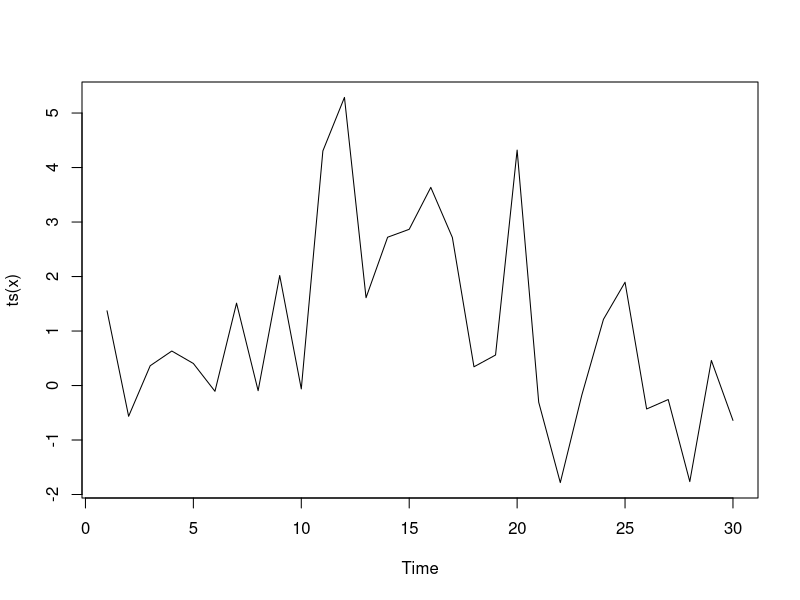
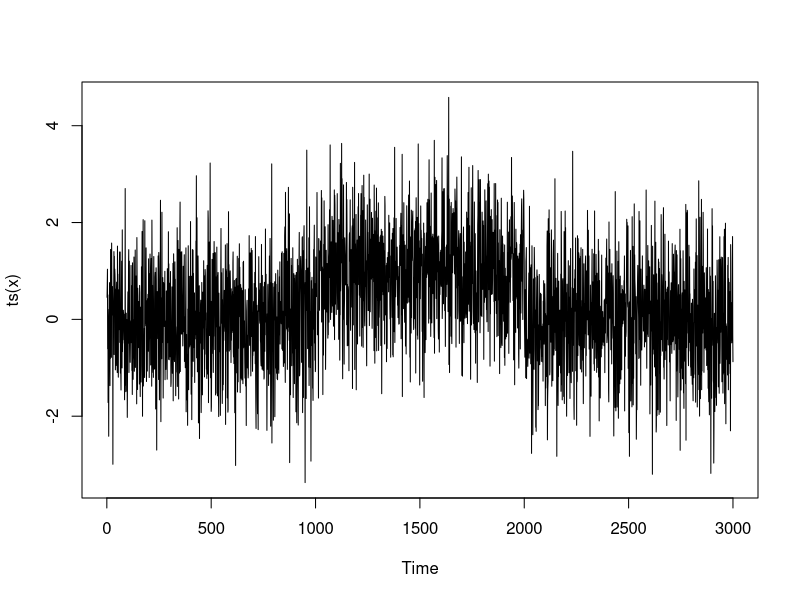
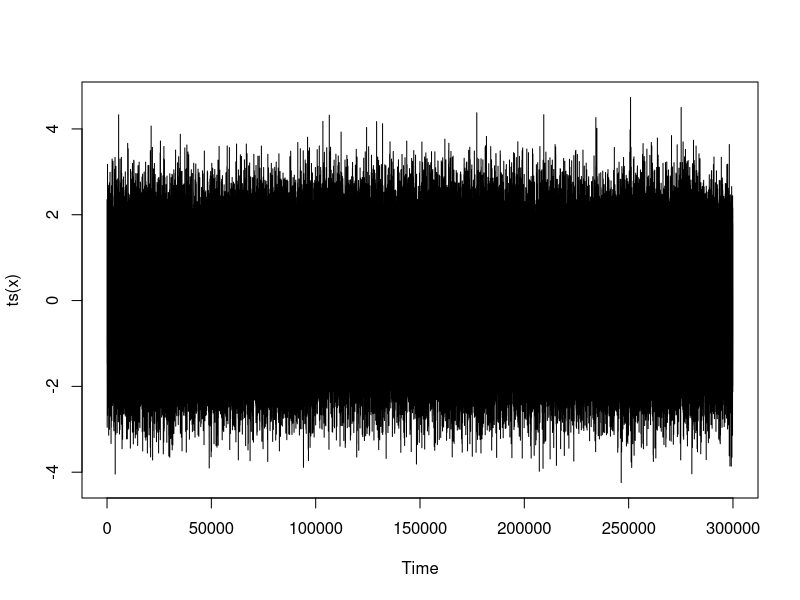

Write the R code that produced these figures, in order.
## genData.R
## Generate some synthetic data for analysis via HMMs

set.seed(42)

## First, a very short sequence for testing purposes
x = rnorm(30)
x[11:20] = x[11:20] + 3
plot(ts(x))
write(x, "short.txt", sep="\n")

## Now a bigger sequence
x = rnorm(3000)
x[1001:2000] = x[1001:2000] + 1
plot(ts(x))
write(x, "medium.txt", sep="\n")



## Now a large sequence for stress-testing
x = rnorm(300000)
x[100001:200000] = x[100001:200000] + 0.1
plot(ts(x))
write(x, "large.txt", sep="\n")




## eof

